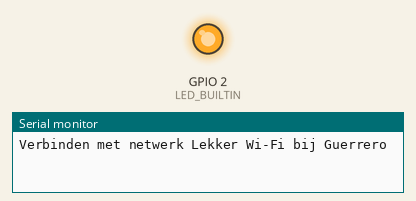
Simulated run of this program. Board: ESP32. Parts: output pins drawn as LEDs (lit = HIGH), the last lines printed to the serial monitor. WiFi joins after 1.5 s; servers stay silent unless stated.

Above: at 7.11 s.
At 9.1 s:
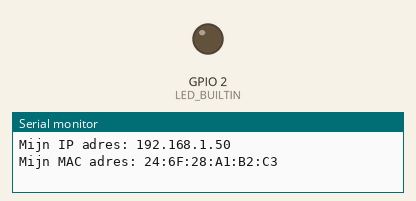
Timing chart, 0 to 10.6 s (numbered marks = the images above):
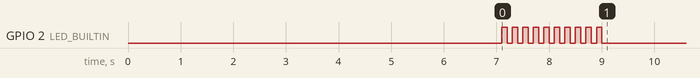

The program:

main.cpp
```cpp
#include <Arduino.h>
#include <WiFi.h>
#include <HTTPClient.h>

#include "ESP32.h"

String NETWORK_NAME = "Lekker Wi-Fi bij Guerrero";
String NETWORK_PASSWORD = "B4gels=L0ve";

// the setup function runs once when you press reset or power the board
void setup() {
  Serial.begin(9600);
  delay(5000);

  connectWiFi();
}

// the loop function runs over and over again forever
void loop() {
  HTTPClient client;

  String protocol = "https";
  String host = "km4.mobidapt.com";
  String request = "/time.php";

  String url = protocol + "://" + host + request;

  client.begin(url);
  int httpResultCode = client.GET();

  if (httpResultCode == HTTP_CODE_OK) {
    Serial.print(httpResultCode);
    String response = client.getString();
    Serial.println(" " + response);
    delay(2000);
  } else {
    Serial.println("error! ");
    Serial.println(httpResultCode);
    delay(3000);
  }

  client.end();

}
```

ESP32.cpp
```cpp
#include <WiFi.h>
#include <Ticker.h>

Ticker blinkLed;

#define NETWORK_NAME "Lekker Wi-Fi bij Guerrero"
#define NETWORK_PASSWORD "B4gels=L0ve"

void toggleLED() {
  digitalWrite(LED_BUILTIN, !(digitalRead(LED_BUILTIN)));
}

void connectWiFi() {
  delay(2000); // geef de ESP tijd om op te starten

  // laat het blauwe ledje knipperen zolang WiFi nog niet verbonden is
  pinMode(LED_BUILTIN, OUTPUT);
  blinkLed.attach(0.1, toggleLED);

  WiFi.begin(NETWORK_NAME, NETWORK_PASSWORD);

  while (WiFi.status() != WL_CONNECTED) {
    Serial.println("Verbinden met netwerk " NETWORK_NAME);
    delay(1000);
  }

  // knipperen van LEDje uit
  blinkLed.detach();
  digitalWrite(LED_BUILTIN, LOW);

  Serial.println("Succes! Verbonden met netwerk " NETWORK_NAME);

  // check wat voor IP adres we gekregen hebben
  Serial.print("Mijn IP adres: ");
  Serial.println(WiFi.localIP());

  // toon 't MAC (hardware) adres
  Serial.print("Mijn MAC adres: ");
  Serial.println(WiFi.macAddress());
}
```

ESP32.h
```cpp
// pragma once prevents the file to be included twice
#pragma once
// #include ...
// all other includes stays here in the .h file

// vars need to be extern

extern String NETWORK_NAME;
extern String NETWORK_PASSWORD;

// prototypes don't need named attributes in the .h file
void connectWiFi();
```
